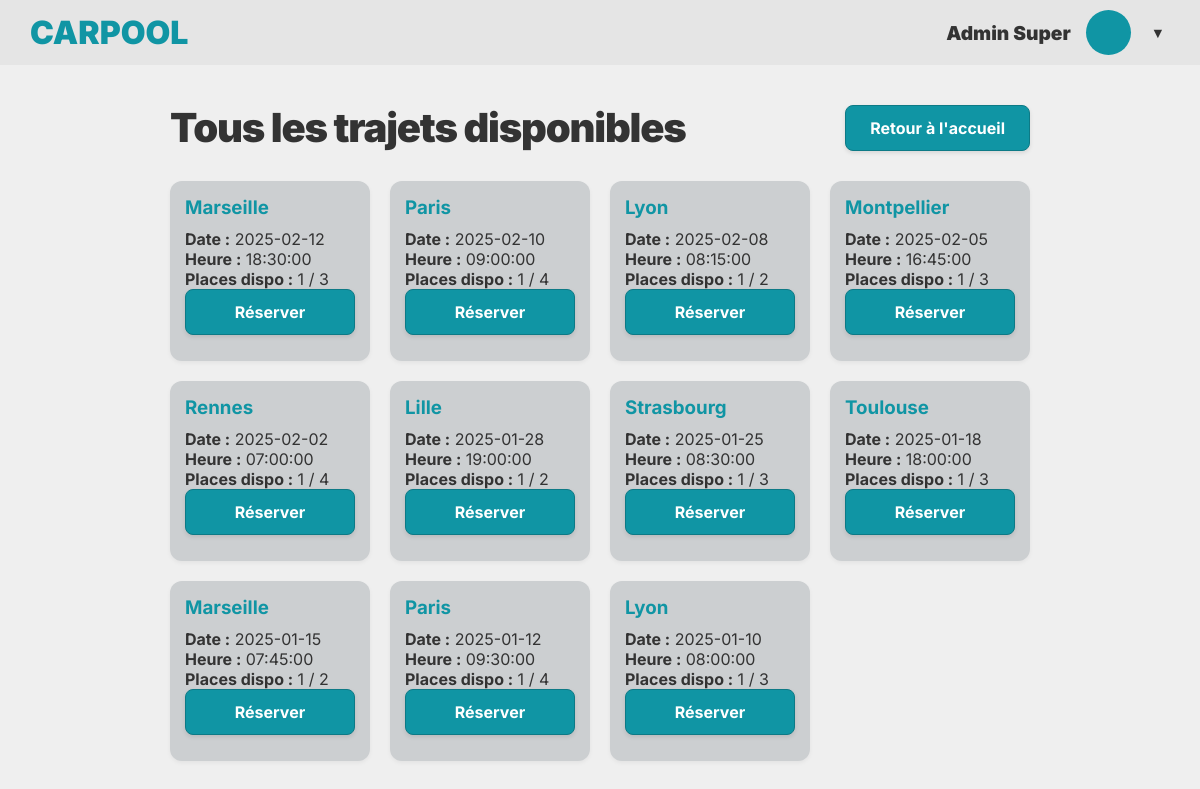
Page /users/tousTrajets.php (signed in) on the committed database.
### tables this page shows
CREATE TABLE IF NOT EXISTS `trajet` (
  `trajet_id` int NOT NULL AUTO_INCREMENT,
  `trajet_ville` varchar(50) NOT NULL,
  `trajet_date` date NOT NULL,
  `trajet_heure` time NOT NULL,
  `trajet_users_id` int NOT NULL,
  `trajet_nbpassager_max` int NOT NULL,
  `trajet_date_publication` datetime DEFAULT NULL,
  PRIMARY KEY (`trajet_id`)
);

### include/function.php (called while the page is built)
<?php
function hsc($value)
{
    return htmlspecialchars(is_null($value) ? "" : $value);
}
?>

### users/tousTrajets.php (the view, shortened to what this page needs)
<?php
require_once $_SERVER["DOCUMENT_ROOT"] . "../include/connect.php";
require_once $_SERVER["DOCUMENT_ROOT"] . "../include/function.php";
$sql = "
        SELECT trajet.*, passager_un_users_id, passager_deux_users_id,
               passager_trois_users_id, passager_quatre_users_id,
               users_firstname, users_lastname
        FROM trajet
        LEFT JOIN passager ON trajet_id = passager_trajet_id
        LEFT JOIN users ON trajet_users_id = users_id
        ORDER BY trajet_date_publication DESC
";
$stmt = $db->prepare($sql);
$stmt->execute();
$recordset = $stmt->fetchAll(PDO::FETCH_ASSOC);
?>
<!DOCTYPE html>
<html lang="fr">
<head>
    <link rel="stylesheet" href="../style/style.css">
    <link rel="stylesheet" href="../style/home.css">
    <link rel="stylesheet" href="../style/toustrajets.css">
</head>
<body class="page-specifique">
    <?php require_once "../include/header.php"; ?>
    <main class="conteneur-page">
        <div class="entete-section entete-tous-trajets">
            <h1 class="titre-principal titre-tous-trajets">Tous les trajets disponibles</h1>
            <a href="home.php">
                <button class="bouton-primaire">Retour à l'accueil</button>
            </a>
        </div>
        <section class="section-trajets">
            <div class="grille-cartes">
                <?php foreach ($recordset as $row) {
                    $places_occupees = 0;
                    if (!is_null($row["passager_un_users_id"])) $places_occupees++;
                    if (!is_null($row["passager_deux_users_id"])) $places_occupees++;
                    if (!is_null($row["passager_trois_users_id"])) $places_occupees++;
                    if (!is_null($row["passager_quatre_users_id"])) $places_occupees++;
                    $places_dispo = $row["trajet_nbpassager_max"] - $places_occupees;
                    if ($places_dispo <= 0) {
                        continue;
                    }
                ?>
                    <div class="carte-trajet">
                        <h3 class="carte-ville"><?= hsc($row["trajet_ville"]); ?></h3>
                        <p><strong>Date :</strong> <?= hsc($row["trajet_date"]); ?></p>
                        <p><strong>Heure :</strong> <?= hsc($row["trajet_heure"]); ?></p>
                        <p><strong>Places dispo :</strong> <?= $places_dispo ?> / <?= hsc($row["trajet_nbpassager_max"]); ?></p>
                        <button class="bouton-primaire modal-ouverture" data-modal="modal-<?= hsc($row["trajet_id"]); ?>">Réserver</button>
                    </div>
                <?php } ?>
            </div>
        </section>
    </main>
</body>
</html>

### style/style.css (style rules this page uses)
:root { --couleur-primaire: #1095a4; --couleur-texte: #333333; --couleur-secondaire: #cccfd1; --couleur-fond: #efefef; --police-principale: 'Inter', sans-serif; }
* { box-sizing: border-box; margin: 0; padding: 0; }
body { font-family: var(--police-principale); background-color: var(--couleur-fond); color: var(--couleur-texte); min-height: 100vh; display: flex; justify-content: center; padding: 40px 20px; }
.bouton-primaire { background-color: var(--couleur-primaire); color: white; font-family: var(--police-principale); font-weight: 700; font-size: 1rem; padding: 12px 24px; border: 1px solid #0d7a86; border-radius: 8px; cursor: pointer; box-shadow: 0px 2px 4px rgba(0, 0, 0, 0.1); transition: opacity 0.2s ease; }
a { text-decoration: none; color: inherit; }
body.page-specifique { display: block; padding: 0; }

### style/home.css (style rules this page uses)
.conteneur-page { width: 100%; max-width: 900px; margin: 40px auto; padding: 0 20px; }
.titre-principal { font-size: 2.5rem; font-weight: 900; letter-spacing: -0.03em; line-height: 1.1; margin-bottom: 50px; }
.section-trajets { margin-bottom: 50px; }
.grille-cartes { display: grid; grid-template-columns: repeat(4, 1fr); gap: 20px; }
.carte-trajet { background-color: var(--couleur-secondaire); border-radius: 12px; min-height: 180px; padding: 15px; display: flex; flex-direction: column; box-shadow: 0px 2px 4px rgba(0, 0, 0, 0.05); }
.carte-ville { margin-bottom: 10px; color: var(--couleur-primaire); }

### style/tousTrajets.css (style rules this page uses)
.entete-tous-trajets { margin-top: 40px; margin-bottom: 30px; display: flex; justify-content: space-between; align-items: center; }
.titre-tous-trajets { margin: 0; }

### rows in the picture
trajet: trajet_ville "Marseille", trajet_date "2025-02-12", trajet_heure "18:30:00", trajet_nbpassager_max "1", trajet_nbpassager_max "3"
trajet: trajet_ville "Paris", trajet_date "2025-02-10", trajet_heure "09:00:00", trajet_nbpassager_max "1", trajet_nbpassager_max "4"
trajet: trajet_ville "Lyon", trajet_date "2025-02-08", trajet_heure "08:15:00", trajet_nbpassager_max "1", trajet_nbpassager_max "2"
trajet: trajet_ville "Montpellier", trajet_date "2025-02-05", trajet_heure "16:45:00", trajet_nbpassager_max "1", trajet_nbpassager_max "3"
trajet: trajet_ville "Rennes", trajet_date "2025-02-02", trajet_heure "07:00:00", trajet_nbpassager_max "1", trajet_nbpassager_max "4"
trajet: trajet_ville "Lille", trajet_date "2025-01-28", trajet_heure "19:00:00", trajet_nbpassager_max "1", trajet_nbpassager_max "2"
trajet: trajet_ville "Strasbourg", trajet_date "2025-01-25", trajet_heure "08:30:00", trajet_nbpassager_max "1", trajet_nbpassager_max "3"
trajet: trajet_ville "Toulouse", trajet_date "2025-01-18", trajet_heure "18:00:00", trajet_nbpassager_max "1", trajet_nbpassager_max "3"
trajet: trajet_ville "Marseille", trajet_date "2025-01-15", trajet_heure "07:45:00", trajet_nbpassager_max "1", trajet_nbpassager_max "2"
trajet: trajet_ville "Paris", trajet_date "2025-01-12", trajet_heure "09:30:00", trajet_nbpassager_max "1", trajet_nbpassager_max "4"
trajet: trajet_ville "Lyon", trajet_date "2025-01-10", trajet_heure "08:00:00", trajet_nbpassager_max "1", trajet_nbpassager_max "3"

### other values in the picture
$_SESSION['users_firstname'] "Admin"
$_SESSION['users_lastname'] "Super"
